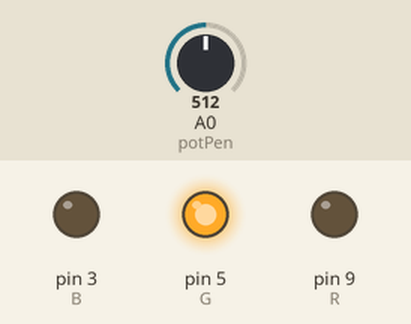
Bench run of a sketch on a simulated Arduino Uno, built with avr-gcc and run on an emulated ATmega328P. On the bench: output pins drawn as LEDs (lit = HIGH). The inputs (shaded band) are chosen by the test bench; at power-on: A0 (potPen) = 512.

Above: at 1.2 s.
1.3 s: A0 (potPen) set to 340
At 2.9 s:
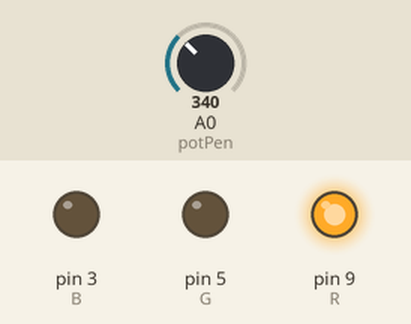
3.2 s: A0 (potPen) set to 710
At 3.8 s:
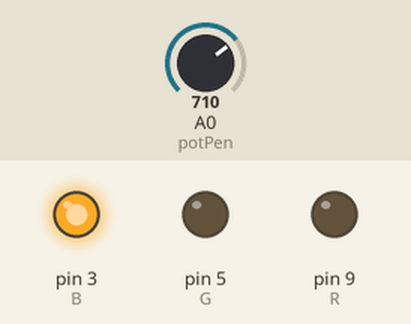
5.0 s: A0 (potPen) set to 684
At 5.8 s:
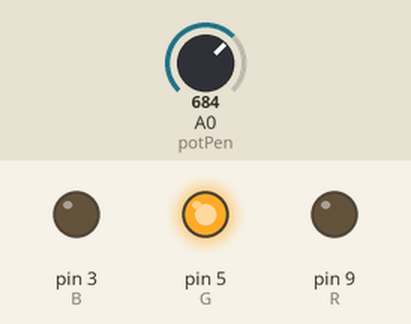
6.7 s: A0 (potPen) set to 716
At 7.7 s:
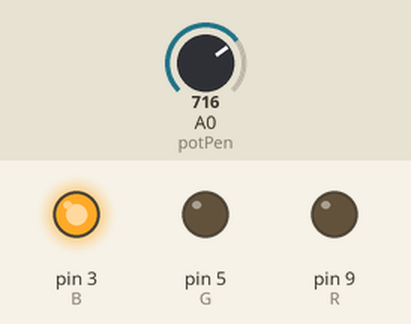
Timing chart, 0 to 9.5 s (numbered marks = the images above; inputs shaded):
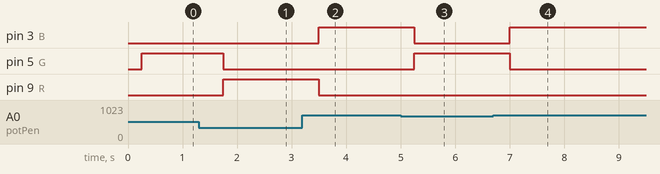

The sketch:

sketch_aug11b.ino
```cpp
int potPen = A0; // Potentiometer connected to pin A0
int readVal; // Get Value from PIN
float voltage;

int R = 9;
int G = 5;
int B = 3;


void setup() {
  pinMode(potPen, INPUT);
  pinMode(R, OUTPUT);
  pinMode(G, OUTPUT);
  pinMode(B, OUTPUT);
  Serial.begin(9600);
}

void loop() {
  readVal = analogRead(potPen);
  delay(250);

  if (readVal < 350) {
    digitalWrite(R, HIGH);
    digitalWrite(G, LOW);
    digitalWrite(B, LOW);
  } else if (readVal > 350 && readVal < 700) {
    digitalWrite(R, LOW);
    digitalWrite(G, HIGH);
    digitalWrite(B, LOW);
  } else {
    digitalWrite(R, LOW);
    digitalWrite(G, LOW);
    digitalWrite(B, HIGH);
  }
}
```

Measured:
- the behaviour switches between 700 and 699 on A0 (potPen) (found by bisection; images 2 and 3)
- after the input at 1.3 s, pin 5 (G): HIGH → LOW after 0.45 s; pin 9 (R): LOW → HIGH after 0.45 s
- after the input at 3.2 s, pin 3 (B): LOW → HIGH after 0.30 s; pin 9 (R): HIGH → LOW after 0.30 s
- after the input at 5.0 s, pin 3 (B): HIGH → LOW after 0.25 s; pin 5 (G): LOW → HIGH after 0.25 s
- after the input at 6.7 s, pin 3 (B): LOW → HIGH after 0.30 s; pin 5 (G): HIGH → LOW after 0.30 s
